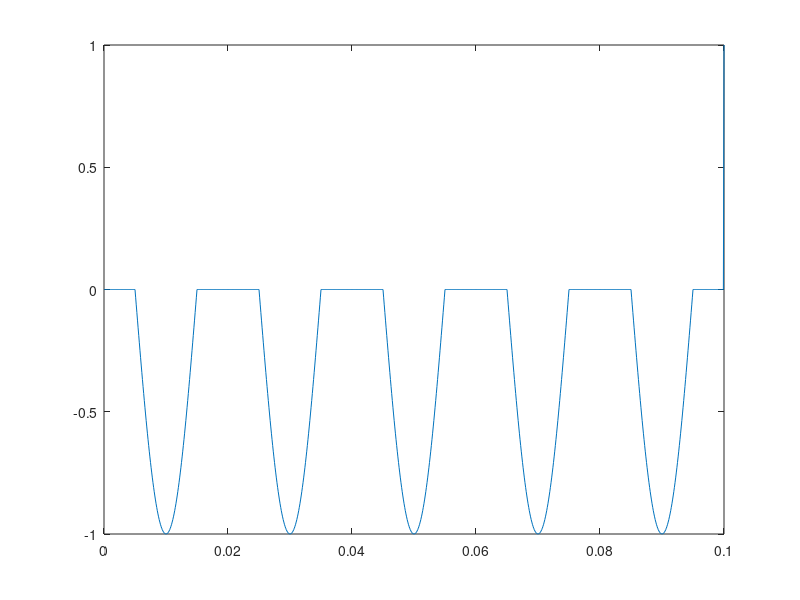
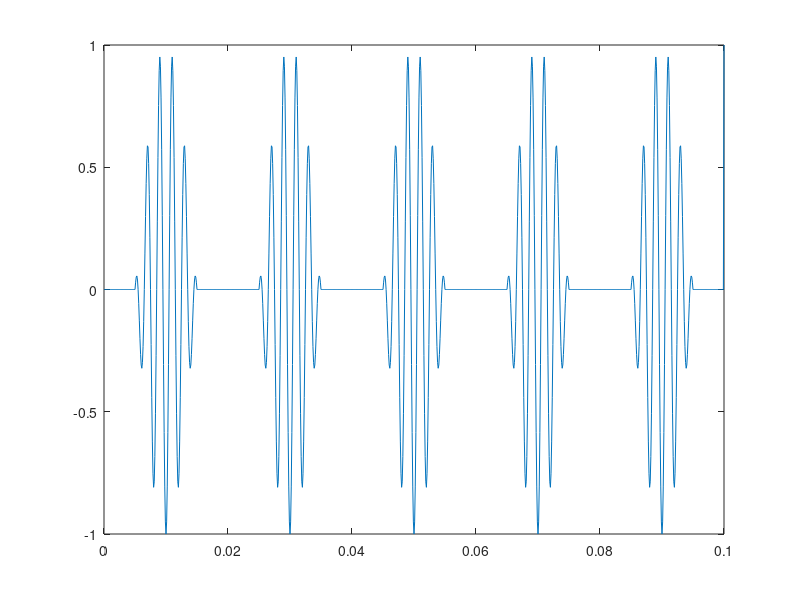

These charts were generated, in order, by the following MATLAB code:
clc;clear all;close all;
t=0:0.0001:0.1
m=cos(100*pi*t)
c=cos(1000*pi*t)
for i=1:1000
    if(m(i)>0)
        m(i)=0;
    end
end
plot(t,m)
y=m.*c
figure
plot(t,y)